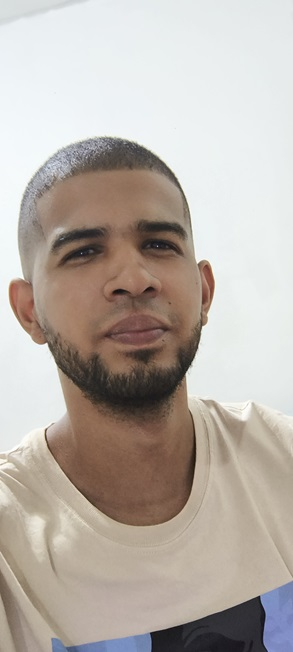
#> input picture Material/person.jpg, 293 x 652 px
$ python binary_otsu.py
#> lines starting #> are read from the running program, lines starting #| are printed output that depends on the picture; after the words box and inside, x2 and y2 are one past the last pixel; in counts of white or black regions, pixels touching at a corner belong together
import numpy as np
import cv2 as cv

img = cv.imread('../Material/person.jpg', 0)
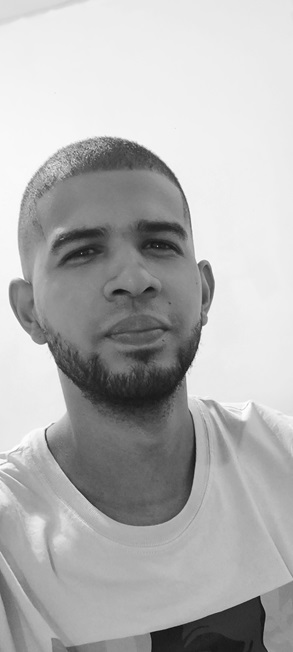
#> img: shape (652, 293); min 15, max 255, mean 178.2
blur = cv.GaussianBlur(img, (5, 5), 0)

ret, th = cv.threshold(blur,0,255, cv.THRESH_BINARY+cv.THRESH_OTSU )
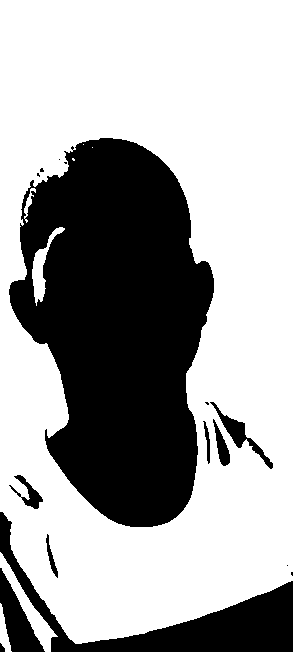
#> th: shape (652, 293); 65% white; 16 black regions (7 under 20 px), largest, box (x1, y1, x2, y2) and area: (9, 138, 214, 527) 54423, (0, 512, 293, 652) 8939, (0, 568, 45, 652) 1631
#> ret = 161

cv.imshow('Umbral', img)
cv.imshow('Resultado', th)

cv.waitKey(0)
cv.destroyAllWindows()

$ run again, with Material/arbol.jpg copied over Material/person.jpg
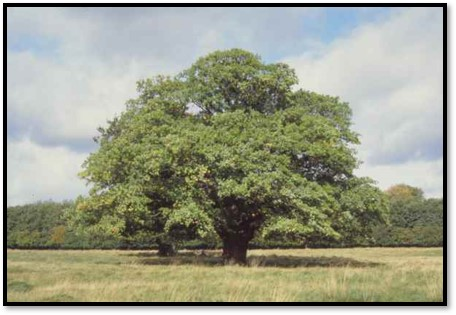
#> input picture Material/arbol.jpg, 456 x 315 px
#> `blur = cv.GaussianBlur(img, (5, 5), 0)`:
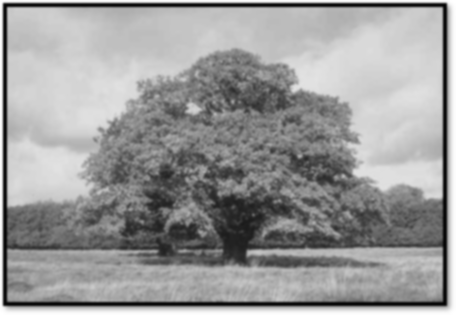
#> blur: shape (315, 456); min 2, max 255, mean 153.4
#> `ret, th = cv.threshold(blur,0,255, cv.THRESH_BINARY+cv.THRESH_OTSU )`:
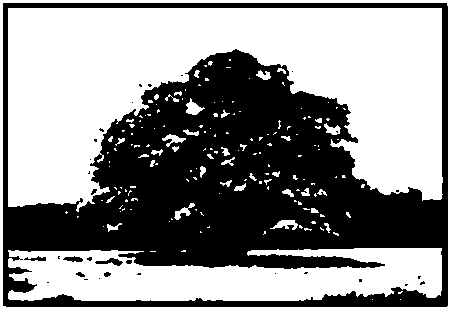
#> th: shape (315, 456); 56.9% white; 31 black regions (23 under 20 px), largest, box (x1, y1, x2, y2) and area: (3, 3, 448, 307) 61507, (95, 258, 123, 266) 109, (63, 256, 83, 262) 78
#> ret = 146
